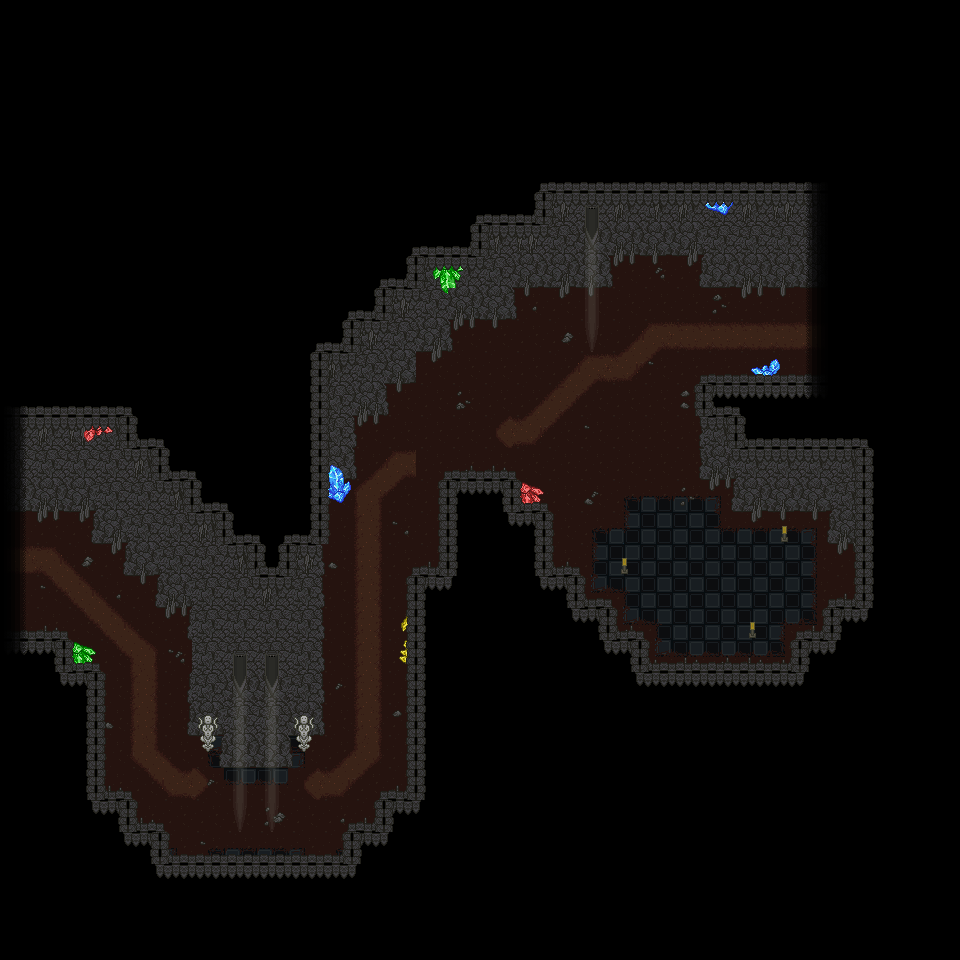

This game map was drawn from its Tiled (.tmx) file and the tilesets committed beside it. A one-line description and the trimmed map source follow:
An orthogonal 30x30 tile map with 32x32 px tiles, 9 tile layers (floor1, floor2, floor3, wall1, ...), 3 tilesets and 86 objects (2x transition, world, spawn, normsword, normspear, ...).

<map version="1.2" tiledversion="1.2.3" orientation="orthogonal" renderorder="right-down" width="30" height="30" tilewidth="32" tileheight="32" infinite="0" nextlayerid="15" nextobjectid="109">
 <tileset firstgid="1" source="tileset.tsx" />
 <tileset firstgid="82" source="roadset.tsx" />
 <tileset firstgid="163" source="crystalsheet.tsx" />
 <layer id="1" name="floor1" width="30" height="30">
  <data>[900 cells, 235 non-empty, 1 distinct tile ids]</data>
 </layer>
 <layer id="2" name="floor2" width="30" height="30">
  <data>[900 cells, 115 non-empty, 33 distinct tile ids]</data>
 </layer>
 <layer id="3" name="floor3" width="30" height="30">
  <data>[900 cells, 24 non-empty, 11 distinct tile ids]</data>
 </layer>
 <layer id="4" name="wall1" width="30" height="30">
  <data>[900 cells, 131 non-empty, 8 distinct tile ids]</data>
 </layer>
 <layer id="5" name="wall2" width="30" height="30">
  <data>[900 cells, 91 non-empty, 15 distinct tile ids]</data>
 </layer>
 <layer id="6" name="wall3" width="30" height="30">
  <data>[900 cells, 2 non-empty, 2 distinct tile ids]</data>
 </layer>
 <layer id="7" name="ceiling1" width="30" height="30">
  <data>[900 cells, 126 non-empty, 12 distinct tile ids]</data>
 </layer>
 <layer id="8" name="ceiling2" width="30" height="30">
  <data>[900 cells, 121 non-empty, 4 distinct tile ids]</data>
 </layer>
 <layer id="9" name="ceiling3" width="30" height="30">
  <data>[900 cells, 135 non-empty, 8 distinct tile ids]</data>
 </layer>
 <objectgroup id="10" name="blockall" visible="0">
  <object id="1" x="702.736" y="244.854" width="129.613" height="32.8525" />
  <object id="2" x="609.055" y="227.658" width="93.681" height="17.1962" />
  <object id="3" x="513.577" y="227.658" width="95.4776" height="49.5354" />
  <object id="4" x="448.642" y="277.193" width="64.9351" height="33.3658" />
  <object id="5" x="417.073" y="310.559" width="31.5692" height="32.3392" />
  <object id="8" x="448.642" y="479.698" width="64.1651" height="32.8525" />
  <object id="9" x="512.807" y="512.551" width="32.0825" height="63.3951" />
  <object id="10" x="544.89" y="575.946" width="32.0825" height="32.5959" />
  <object id="11" x="576.972" y="608.542" width="31.0559" height="32.5959" />
  <object id="12" x="608.028" y="641.138" width="33.3658" height="31.0559" />
  <object id="13" x="641.394" y="672.193" width="159.129" height="6.67317" />
  <object id="14" x="800.524" y="639.598" width="31.5692" height="39.269" />
  <object id="15" x="832.093" y="609.055" width="31.8259" height="30.5426" />
  <object id="16" x="863.919" y="448.386" width="16.9396" height="160.669" />
  <object id="18" x="830.81" y="499.974" width="37.2157" height="36.9591" />
  <object id="19" x="735.332" y="470.202" width="95.4776" height="29.7726" />
  <object id="20" x="702.993" y="383.707" width="32.3392" height="86.4945" />
  <object id="21" x="702.993" y="383.707" width="130.127" height="8.21313" />
  <object id="22" x="831.066" y="275.14" width="9.49643" height="109.594" />
  <object id="23" x="782.12" y="526.843" width="4.47539" height="6.98162" />
  <object id="24" x="750.434" y="622.975" width="4.29638" height="6.98162" />
  <object id="25" x="622.438" y="558.887" width="3.93835" height="6.98162" />
  <object id="27" x="521.11" y="495.478" width="20.7961" height="17.4106" />
  <object id="30" x="755.429" y="371.669" width="22.4888" height="12.0907" />
  <object id="49" x="386.086" y="343.501" width="31.2973" height="32.58" />
  <object id="50" x="355.301" y="376.081" width="30.7842" height="32.0669" />
  <object id="51" x="320.156" y="408.148" width="35.1453" height="62.8511" />
  <object id="52" x="290.141" y="470.999" width="30.0146" height="257.305" />
  <object id="53" x="221.646" y="728.304" width="68.4949" height="30.5277" />
  <object id="57" x="191.632" y="597.727" width="30.2712" height="131.603" />
  <object id="58" x="160.078" y="566.43" width="31.5538" height="31.2973" />
  <object id="59" x="126.985" y="535.389" width="33.093" height="31.0408" />
  <object id="60" x="95.4311" y="501.27" width="31.5538" height="34.1192" />
  <object id="61" x="0.256535" y="481.773" width="95.1746" height="19.4967" />
  <object id="62" x="-7.18299" y="499.474" width="8.20913" height="140.068" />
  <object id="63" x="-7.18299" y="639.542" width="71.3168" height="32.58" />
  <object id="64" x="64.1338" y="672.122" width="32.3234" height="129.037" />
  <object id="65" x="96.4572" y="801.16" width="32.0669" height="32.0669" />
  <object id="66" x="128.524" y="833.226" width="31.8104" height="31.2973" />
  <object id="67" x="160.335" y="864.524" width="192.145" height="7.43952" />
  <object id="68" x="352.479" y="832.457" width="31.5538" height="39.5064" />
  <object id="69" x="384.033" y="799.62" width="31.2973" height="32.8365" />
  <object id="70" x="415.331" y="574.126" width="32.58" height="225.494" />
  <object id="71" x="447.911" y="479.464" width="18.9836" height="94.6615" />
  <object id="99" x="323.735" y="469.881" width="26.6978" height="23.9291" />
  <object id="100" x="297.235" y="727.959" width="13.8433" height="13.6455" />
  <object id="101" x="200.134" y="728.553" width="15.2276" height="12.459" />
  <object id="102" x="62.6903" y="654.986" width="29.2687" height="18.194" />
 </objectgroup>
 <objectgroup id="11" name="bg" visible="0">
  <object id="90" x="225.75" y="651.94" width="61.8704" height="43.7184" />
  <object id="91" x="581.889" y="194.559" width="18.9191" height="48.0646" />
 </objectgroup>
 <objectgroup id="12" name="mapinfo">
  <object id="42" name="tombworld" type="world" x="863.907" y="85.7244">
   <point />
  </object>
  <object id="43" name="tran1" type="transition" x="818.043" y="275.734" width="14.205" height="107.55">
   <properties>
    <property name="drop" value="tran2" />
    <property name="dx" type="float" value="-15" />
    <property name="dy" type="float" value="0" />
    <property name="map" value="test4" />
   </properties>
  </object>
  <object id="46" name="spawn" x="760.289" y="295.739">
   <point />
  </object>
  <object id="108" name="tran2" type="transition" x="2.32257" y="498.02" width="14.205" height="142.251">
   <properties>
    <property name="drop" value="tran1" />
    <property name="dx" type="float" value="15" />
    <property name="dy" type="float" value="0" />
    <property name="map" value="test8" />
   </properties>
  </object>
 </objectgroup>
 <objectgroup id="13" name="light">
  <object id="31" x="530.247" y="498.408">
   <properties>
    <property name="blue" type="float" value="0.16" />
    <property name="green" type="float" value="0.16" />
    <property name="lightlevel" type="float" value="9" />
    <property name="red" type="float" value="0.070000000000000007" />
   </properties>
   <point />
  </object>
  <object id="32" x="718.991" y="207.331">
   <properties>
    <property name="blue" type="float" value="0.029999999999999999" />
    <property name="green" type="float" value="0.12" />
    <property name="lightlevel" type="float" value="7" />
    <property name="red" type="float" value="0.12" />
   </properties>
   <point />
  </object>
  <object id="33" x="767.086" y="373.843">
   <properties>
    <property name="blue" type="float" value="0.029999999999999999" />
    <property name="green" type="float" value="0.12" />
    <property name="lightlevel" type="float" value="7" />
    <property name="red" type="float" value="0.12" />
   </properties>
   <point />
  </object>
  </objectgroup>
 <objectgroup id="14" name="enemy" visible="0">
  <!-- 4 objects omitted --></objectgroup>
</map>
<!-- 29 of 86 objects omitted -->
